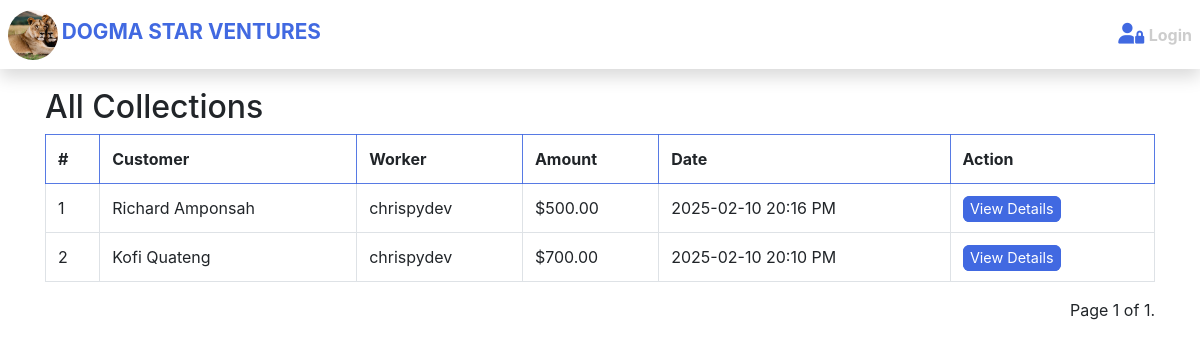
Before: /accounts/collections/ with the older database file.
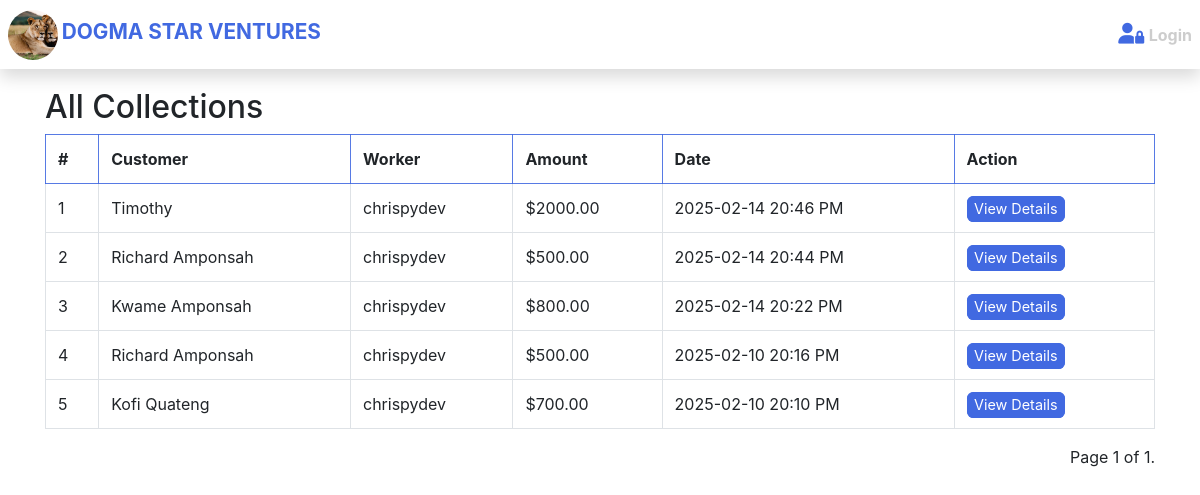
After: the same page with the newer database file.
### savings/models.py (models this page shows, shortened)
class Collection(models.Model):
    worker = models.ForeignKey(Worker, on_delete=models.CASCADE)
    customer = models.ForeignKey(Customer, on_delete=models.CASCADE)
    amount = models.DecimalField(max_digits=10, decimal_places=2)
    date = models.DateTimeField(auto_now_add=True)  # Changed to DateTimeField

class Customer(models.Model):
    name = models.CharField(max_length=150)
    next_of_kin = models.CharField(max_length=100)
    balance = models.DecimalField(max_digits=10, decimal_places=2, default=0.0)
    customer_image = models.ImageField(
        upload_to='media_file', default='default.jpg')
    created_by = models.ForeignKey(
        Worker,
        on_delete=models.SET(set_customer_creator),
        null=True,
        blank=True,
        related_name='customers_created'
    )
    joined = models.DateTimeField(
        auto_now_add=True)  # Changed to DateTimeField
    account_number = models.CharField(
        max_length=30, unique=True, blank=True, null=True
    )

class Worker(models.Model):
    user = models.OneToOneField(User, on_delete=models.CASCADE)

### auth/views.py (the view)
# urls.py: path('collections/', AllCollectionsView.as_view(), name='all_collections'),
class AllCollectionsView(View):
    def get(self, request, *args, **kwargs):
        collections = Collection.objects.select_related(
            'worker', 'customer').order_by('-date')
        paginator = Paginator(collections, 10)
        page_number = request.GET.get('page')
        page_obj = paginator.get_page(page_number)
        context = {
            'collections': collections,
            'page_obj': page_obj
        }
        return render(request, 'savings/all_collections.html', context)

### templates/savings/all_collections.html (shortened to what this page needs)
{% extends 'base.html' %}
{% block content %}
<div class="container mt-5">
    <h2>All Collections</h2>
    <div class="collection__table">
        <table class="table table-bordered card__border">
            <thead>
                <tr>
                    <th>#</th>
                    <th>Customer</th>
                    <th>Worker</th>
                    <th>Amount</th>
                    <th>Date</th>
                    <th>Action</th>
                </tr>
            </thead>
            <tbody>
                {% for collection in page_obj %}
                <tr>
                    <td>{{ forloop.counter }}</td>
                    <td>{{ collection.customer.name }}</td>
                    <td>{{ collection.worker.user.username }}</td>
                    <td>${{ collection.amount }}</td>
                    <td>{{ collection.date|date:"Y-m-d H:i A" }}</td>
                    <td><a href="{% url 'collection_detail' collection.id %}" class="add__button">View Details</a></td>
                </tr>
                {% empty %}
                <tr>
                    <td colspan="6" class="text-center">No collections available.</td>
                </tr>
                {% endfor %}
            </tbody>
        </table>
    </div>
    <div class="pagination">
        <span class="step-links">
            <span class="current">
                Page {{ page_obj.number }} of {{ page_obj.paginator.num_pages }}.
            </span>
        </span>
    </div>
</div>
{% endblock %}

### templates/base.html (shortened to what this page needs)
{% load static %}
<!DOCTYPE html>
<html lang="en">
<head>
  <link rel="stylesheet" href="{% static 'css/main.css' %}" />
  <link rel="stylesheet" href="https://cdn.jsdelivr.net/npm/bootstrap@4.6.2/dist/css/bootstrap.min.css"
 />
  <link rel="stylesheet" href="https://cdnjs.cloudflare.com/ajax/libs/font-awesome/6.5.1/css/all.min.css"
 />
</head>
<body>
  {% if request.path != '/accounts/customer/dashboard/' and request.path != '/accounts/customer/login/' %}
  {% include 'partial/header_partial.html' %}
  {% endif %}
  <main class="main__wrapper">
    {% block content %} {% endblock content %}
  </main>
</body>
</html>

### templates/partial/header_partial.html (shortened to what this page needs)
{% load static %}
<nav class="nav__bar shadow">
  {% if user.is_superuser %}
  <div>
    <a href="{% url 'admin_dashboard' %}" class="logo">
      <img src="{% static 'img/logo.webp' %}" alt="">
      <span class="logo__text">DOGMA STAR VENTURES</span>
    </a>
  </div>
  {% else %}
  <div>
    <a href="{% url 'worker_dashboard' %}" class="logo">
      <img src="{% static 'img/logo.webp' %}" alt="">
      <span class="logo__text">DOGMA STAR VENTURES</span>
    </a>
  </div>
  {% endif %}
  <div class="user__detail__desktop">
    {% if user.is_authenticated %}
    {% if user.is_superuser %}
    <a href="{% url 'admin_dashboard' %}" class="logo"><i class="fa-solid fa-tachometer-alt"></i> Admin Dashboard</a>
    <a href="{% url 'admin_customer_list' %}"><i class="fa-solid fa-dollar"></i> Customers</a>
    <a href="{% url 'all_collections' %}"><i class="fa-solid fa-dollar"></i> Collections</a>
    {% else %}
    <a href="{% url 'customer_list' %}" class="logo"><i class="fa-solid fa-users"></i> Customers</a>
    <a href="{% url 'weekly_collections' %}" class="logo"><i class="fa-solid fa-book"></i> Collections</a>
    {% endif %}
    <form action="{% url 'logout' %}" method="post">
      {% csrf_token %}
      <button type="submit" class="auth__status"><i class="fa-solid fa-power-off"></i> Logout</button>
    </form>
    {% else %}
    <div>
      <i class="fa-solid fa-user-lock auth__status"></i>
      <a href="{% url 'login' %}" class="auth__status">Login</a>
    </div>
    {% endif %}
  </div>
</nav>

### static/css/global.css (style rules this page uses)
body, h1, h2, h3, h4, h5, h6, p, ul, ol, li { margin: 0; padding: 0; }
:root { --primary-color: #4169e1; --primary-background: #4169e1e1; --border-color: #007bff40; --primary-color-light: #7a8589; --text-color: #4444; }
body { font-family: "Poppins", sans-serif; font-weight: 300; font-size: 14px; line-height: 1.5; overflow-x: hidden; }
.main__wrapper { margin-top: 5.5rem; margin-left: auto; margin-right: auto; }
a { color: var(--text-color) !important; text-decoration: none; font-weight: bolder; }
.shadow { box-shadow: 0 10px 6px var(--primary-color); }
.fa-solid, .fa-regular { color: var(--primary-color); font-size: 1.3rem; }
img { width: 100%; height: 300px; object-fit: cover; }
.card__border { border-color: var(--primary-color) !important; }
.table thead th { border-bottom: 1px solid var(--primary-background) !important; border-color: var(--primary-background) !important; }
tr { border-color: var(--primary-background) !important; }
.table-bordered { border: 1px solid var(--primary-background) !important; }

### static/css/header.css (style rules this page uses)
.nav__bar { display: flex; justify-content: space-between; align-items: center; padding: 0.6rem 0.5rem; position: fixed; top: 0; left: 0; width: 100%; z-index: 10; background-color: #fff; }
.logo img { width: 50px; height: 50px; border-radius: 50%; object-fit: cover; object-position: center center; }
.logo__text { font-size: 0.95rem; font-weight: medium; color: var(--primary-color); }
.user__detail__desktop { display: none; }

### static/css/header-media.css (style rules this page uses)
@media (min-width: 640px) { .logo__text { font-size: 1.3rem; font-weight: bold; } }
@media (min-width: 768px) { .user__detail__desktop { display: flex; justify-content: center; align-items: center; gap: 1rem; } }
@media (min-width: 768px) { .auth__status { border: 0; outline: 0; background-color: #fff; } }

### static/css/worker_dashboard.css (style rules this page uses)
.add__button { background-color: var(--primary-color); border: 1px solid var(--primary-color); margin-right: 10px; padding: 0.2rem 0.4rem; color: white !important; border-radius: 0.4rem; transition: all 0.3s; font-size: 0.9rem; font-weight: normal; margin-bottom: 0.5rem; }
.collection__table { overflow-x: auto !important; }
.pagination { float: right; }

Changed rows visible on the page:
added Collection: customer.name "Timothy", worker.user.username "chrispydev", amount "2000.00", date "2025-02-14 20:46 PM"
added Collection: customer.name "Richard Amponsah", worker.user.username "chrispydev", amount "500.00", date "2025-02-14 20:44 PM"
added Collection: customer.name "Kwame Amponsah", worker.user.username "chrispydev", amount "800.00", date "2025-02-14 20:22 PM"
